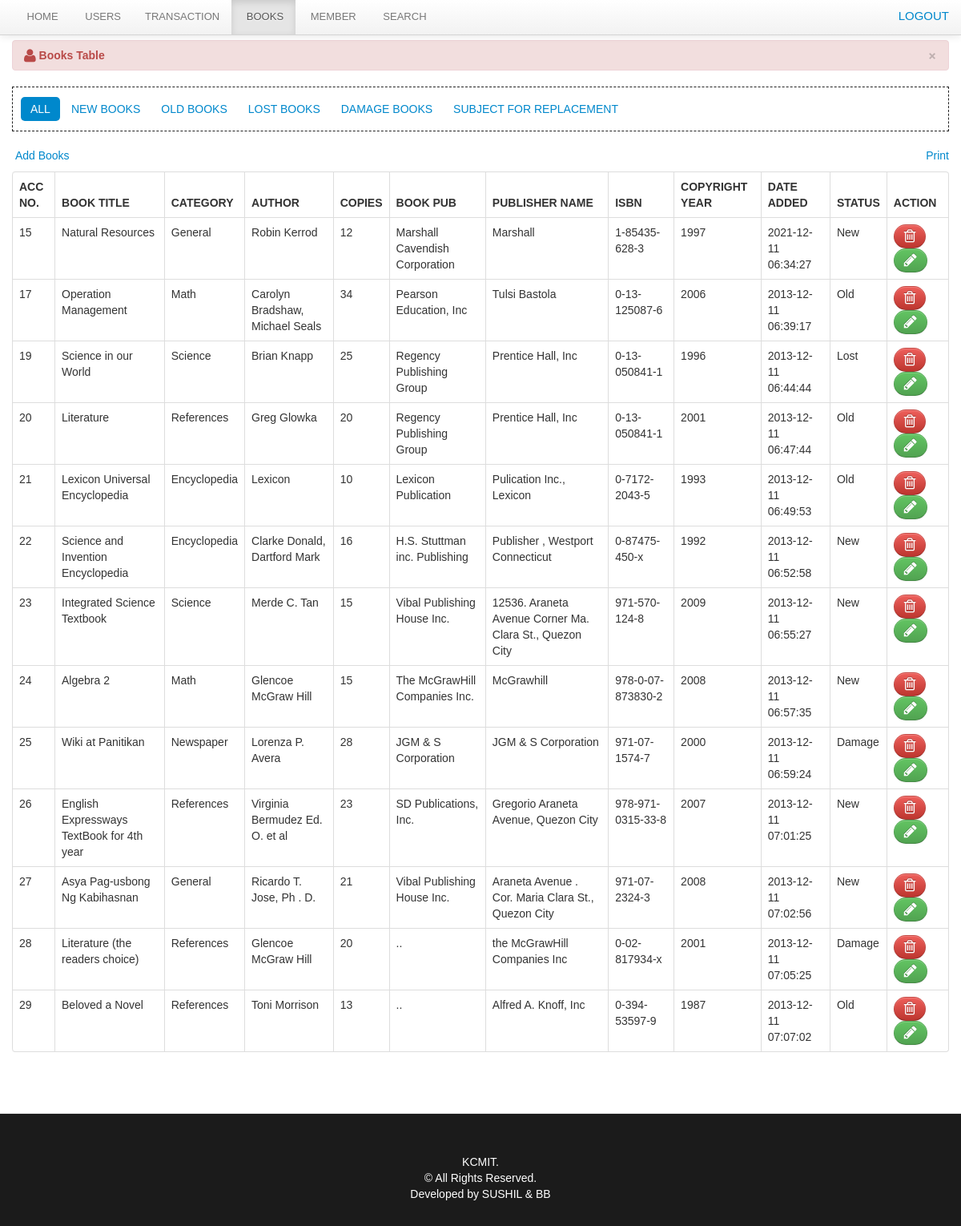
Screenshot of /librarian/advance_search.php (signed in) with the database file from the repository.
### tables this page shows
CREATE TABLE `book` (
  `book_id` int(11) NOT NULL,
  `book_title` varchar(100) NOT NULL,
  `category_id` int(50) NOT NULL,
  `author` varchar(50) NOT NULL,
  `book_copies` int(11) NOT NULL,
  `book_pub` varchar(100) NOT NULL,
  `publisher_name` varchar(100) NOT NULL,
  `isbn` varchar(50) NOT NULL,
  `copyright_year` int(11) NOT NULL,
  `date_receive` varchar(20) NOT NULL,
  `date_added` datetime NOT NULL,
  `status` varchar(30) NOT NULL
);

CREATE TABLE `category` (
  `category_id` int(11) NOT NULL,
  `classname` varchar(50) DEFAULT NULL
);

### librarian/advance_search.php (the view, shortened to what this page needs)
<?php
include('header.php');
include('navbar_books.php');
include('dbcon.php');
$title = $_POST['title'] ?? '';
$author = $_POST['author'] ?? '';
$title_search = "%$title%";
$author_search = "%$author%";
?>
<div class="container">
  <div class="margin-top">
    <div class="row">
      <div class="span12">
        <div class="alert alert-danger">
          <button type="button" class="close" data-dismiss="alert">&times;</button>
          <strong><i class="icon-user icon-large"></i>&nbsp;Books Table</strong>
        </div>
        <ul class="nav nav-pills">
          <li class="active"><a href="books.php">All</a></li>
          <li><a href="new_books.php">New Books</a></li>
          <li><a href="old_books.php">Old Books</a></li>
          <li><a href="lost.php">Lost Books</a></li>
          <li><a href="damage.php">Damage Books</a></li>
          <li><a href="sub_rep.php">Subject for Replacement</a></li>
        </ul>
        <div class="pull-right">
          <a href="" onclick="window.print()" class="btn-default"> Print</a>
        </div>
        <p><a href="add_books.php" class="btn-default">&nbsp;Add Books</a></p>
        <table cellpadding="0" cellspacing="0" border="0" class="table table-bordered" id="example">
          <thead>
            <tr>
              <th>Acc No.</th>
              <th>Book Title</th>
              <th>Category</th>
              <th>Author</th>
              <th class="action">Copies</th>
              <th>Book Pub</th>
              <th>Publisher Name</th>
              <th>ISBN</th>
              <th>Copyright Year</th>
              <th>Date Added</th>
              <th>Status</th>
              <th class="action">Action</th>
            </tr>
          </thead>
          <tbody>
            <?php
            $sql = "SELECT b.*, c.classname FROM book b
                    LEFT JOIN category c ON b.category_id = c.category_id
                    WHERE b.status != 'Archive'
                      AND (b.book_title LIKE ? OR b.author LIKE ?)";
            $stmt = $conn->prepare($sql);
            $stmt->bind_param("ss", $title_search, $author_search);
            $stmt->execute();
            $result = $stmt->get_result();
            while ($row = $result->fetch_assoc()) {
                $id = $row['book_id'];
                $stmt_borrow = $conn->prepare("SELECT COUNT(*) FROM borrowdetails WHERE book_id = ? AND borrow_status = 'pending'");
                $stmt_borrow->bind_param("i", $id);
                $stmt_borrow->execute();
                $stmt_borrow->bind_result($count);
                $total = $row['book_copies'] - $count;
                ?>
                <tr class="del<?php echo htmlspecialchars($id); ?>">
                  <td><?php echo htmlspecialchars($row['book_id']); ?></td>
                  <td><?php echo htmlspecialchars($row['book_title']); ?></td>
                  <td><?php echo htmlspecialchars($row['classname']); ?></td>
                  <td><?php echo htmlspecialchars($row['author']); ?></td>
                  <td class="action"><?php echo htmlspecialchars($total); ?></td>
                  <td><?php echo htmlspecialchars($row['book_pub']); ?></td>
                  <td><?php echo htmlspecialchars($row['publisher_name']); ?></td>
                  <td><?php echo htmlspecialchars($row['isbn']); ?></td>
                  <td><?php echo htmlspecialchars($row['copyright_year']); ?></td>
                  <td><?php echo htmlspecialchars($row['date_added']); ?></td>
                  <td><?php echo htmlspecialchars($row['status']); ?></td>
                  <td class="action">
                    <a rel="tooltip" title="Delete" id="<?php echo $id; ?>" href="#delete_book<?php echo $id; ?>" data-toggle="modal" class="btn btn-danger"><i class="icon-trash icon-large"></i></a>
                    <a rel="tooltip" title="Edit" id="e<?php echo $id; ?>" href="edit_book.php?id=<?php echo $id; ?>" class="btn btn-success"><i class="icon-pencil icon-large"></i></a>
                  </td>
                </tr>
            <?php
            }
            ?>
          </tbody>
        </table>
      </div>
    </div>
  </div>
</div>
<?php include('footer.php') ?>

### librarian/header.php (shortened to what this page needs)
<!DOCTYPE html>
<html>
<head>
			<link href="../css/bootstrap.css" rel="stylesheet" media="screen">
			<link href="../css/bootstrap-responsive.css" rel="stylesheet" media="screen">
			<link href="../css/docs.css" rel="stylesheet" media="screen">
			<link href="../css/diapo.css" rel="stylesheet" media="screen">
			<link href="../css/font-awesome.css" rel="stylesheet" media="screen">
			<link rel="stylesheet" type="text/css" href="../css/style.css" />
			<link rel="stylesheet" type="text/css" href="../css/DT_bootstrap.css" />
			<link rel="stylesheet" type="text/css" media="print" href="../css/print.css" />
        <link href="../css/datepicker.css" rel="stylesheet" type="text/css" />
</head>
<body>

### librarian/navbar_books.php (shortened to what this page needs)
 <div class="navbar navbar-fixed-top navbar-wrapper">
       <div class="navbar-inner">
           <div class="container">
               <div class="nav-collapse collapse">
<ul class="nav">
<li><a href="dashboard.php"></i>&nbsp;Home</a></li>
<li><a href="users.php"></i>&nbsp;Users</a></li>
<?php
include('dropdown.php');
?>
<li class="active"><a href="books.php">&nbsp;Books</a></li>
<li><a href="member.php"></i>&nbsp;Member</a></li>
<li><a href="#myModal" data-toggle="modal"></i>&nbsp;Search</a></li>
</ul>
 <div class="pull-right">
	<div class="admin"><a href="#logout" data-toggle="modal"></i>&nbsp;Logout</a></div>
                </div>
               </div>
           </div>
       </div>
   </div>

### librarian/dropdown.php (shortened to what this page needs)
<li>
<a href="borrow.php"  data-toggle="dropdown"> Transaction</a>
</li>

### librarian/footer.php (shortened to what this page needs)
    <footer class="footer">
      <div class="container">
	  <div class="foot-margin">
        <p><a></br>KCMIT.</br>© All Rights Reserved.</br> Developed by <a href="https://kcmit.edu.np/" target="_blank">SUSHIL & BB</a></p>
      </div>
      </div>
    </footer>
</body>
</html>

### css/docs.css (style rules this page uses)
body { font-family:'TR Century Gothic',Helvetica,Arial,sans-serif !important; }
.btn { border-radius: 25px !important; }
.alert { text-shadow: none; }
.nav-tabs, .nav-pills { border: 1px dashed #222 !important; padding: 10px; }
th { text-transform:uppercase; }
.nav li a { text-transform:uppercase; }
.admin { color: rgb(0, 255, 64); font-size: 15px; margin-top: 10px; text-transform: uppercase; }
.foot-margin p a { color:#ffffff; }
.margin-top { margin-top:50px; }
body { background: url(../img/grid_noise.png); position: relative; }
body > .navbar { font-size: 13px; }
.footer { text-align: center; padding: 30px 0; margin-top: 70px; border-top: 1px solid #e5e5e5; background-color:#1B1B1B; }
.footer p { margin-bottom: 0; color: #777; }

### css/print.css (style rules this page uses)
.navbar { display:none; }
.action { display:none; }
th { text-align:left; }
td { text-align:left; border-top:1px solid; padding:2px; }
.btn { display:none; }
.alert { display:none; }
body { font-family:arial; font-size:13px; }
.nav { display:none; }

### rows the page displays
book: book_id "15", book_title "Natural Resources", category.classname "General", author "Robin Kerrod", total "12", book_pub "Marshall Cavendish Corporation", publisher_name "Marshall", isbn "1-85435-628-3", copyright_year "1997", date_added "2021-12-11 06:34:27", status "New"
book: book_id "17", book_title "Operation Management", category.classname "Math", author "Carolyn Bradshaw, Michael Seals", total "34", book_pub "Pearson Education, Inc", publisher_name "Tulsi Bastola", isbn "0-13-125087-6", copyright_year "2006", date_added "2013-12-11 06:39:17", status "Old"
book: book_id "19", book_title "Science in our World", category.classname "Science", author "Brian Knapp", book_copies "25", book_pub "Regency Publishing Group", publisher_name "Prentice Hall, Inc", isbn "0-13-050841-1", copyright_year "1996", date_added "2013-12-11 06:44:44", status "Lost"
book: book_id "20", book_title "Literature", category.classname "References", author "Greg Glowka", book_copies "20", book_pub "Regency Publishing Group", publisher_name "Prentice Hall, Inc", isbn "0-13-050841-1", copyright_year "2001", date_added "2013-12-11 06:47:44", status "Old"
book: book_id "21", book_title "Lexicon Universal Encyclopedia", category.classname "Encyclopedia", author "Lexicon", book_copies "10", book_pub "Lexicon Publication", publisher_name "Pulication Inc., Lexicon", isbn "0-7172-2043-5", copyright_year "1993", date_added "2013-12-11 06:49:53", status "Old"
book: book_id "22", book_title "Science and Invention Encyclopedia", category.classname "Encyclopedia", author "Clarke Donald, Dartford Mark", book_copies "16", book_pub "H.S. Stuttman inc. Publishing", publisher_name "Publisher , Westport Connecticut", isbn "0-87475-450-x", copyright_year "1992", date_added "2013-12-11 06:52:58", status "New"
book: book_id "23", book_title "Integrated Science Textbook", category.classname "Science", author "Merde C. Tan", book_copies "15", book_pub "Vibal Publishing House Inc.", publisher_name "12536. Araneta Avenue Corner Ma. Clara St., Quezon City", isbn "971-570-124-8", copyright_year "2009", date_added "2013-12-11 06:55:27", status "New"
book: book_id "24", book_title "Algebra 2", category.classname "Math", author "Glencoe McGraw Hill", book_copies "15", book_pub "The McGrawHill Companies Inc.", publisher_name "McGrawhill", isbn "978-0-07-873830-2", copyright_year "2008", date_added "2013-12-11 06:57:35", status "New"
book: book_id "25", book_title "Wiki at Panitikan", category.classname "Newspaper", author "Lorenza P. Avera", book_copies "28", book_pub "JGM & S Corporation", publisher_name "JGM & S Corporation", isbn "971-07-1574-7", copyright_year "2000", date_added "2013-12-11 06:59:24", status "Damage"
book: book_id "26", book_title "English Expressways TextBook for 4th year", category.classname "References", author "Virginia Bermudez Ed. O. et al", book_copies "23", book_pub "SD Publications, Inc.", publisher_name "Gregorio Araneta Avenue, Quezon City", isbn "978-971-0315-33-8", copyright_year "2007", date_added "2013-12-11 07:01:25", status "New"
book: book_id "27", book_title "Asya Pag-usbong Ng Kabihasnan", category.classname "General", author "Ricardo T. Jose, Ph . D.", book_copies "21", book_pub "Vibal Publishing House Inc.", publisher_name "Araneta Avenue . Cor. Maria Clara St., Quezon City", isbn "971-07-2324-3", copyright_year "2008", date_added "2013-12-11 07:02:56", status "New"
book: book_id "28", book_title "Literature (the readers choice)", category.classname "References", author "Glencoe McGraw Hill", book_copies "20", book_pub "..", publisher_name "the McGrawHill Companies Inc", isbn "0-02-817934-x", copyright_year "2001", date_added "2013-12-11 07:05:25", status "Damage"
book: book_id "29", book_title "Beloved a Novel", category.classname "References", author "Toni Morrison", book_copies "13", book_pub "..", publisher_name "Alfred A. Knoff, Inc", isbn "0-394-53597-9", copyright_year "1987", date_added "2013-12-11 07:07:02", status "Old"
